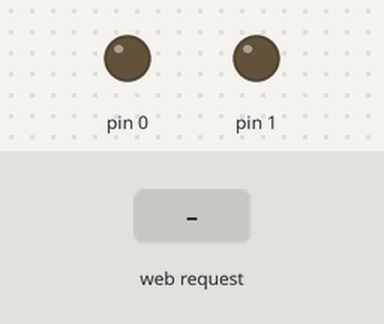
The program below on a simulated Raspberry Pi (wiringPi pin numbers). Parts: output pins drawn as LEDs (lit = HIGH). The inputs (shaded band) are chosen by the test bench. Pin numbers are wiringPi numbers; the clock reads 2024-03-15 10:24:30 at power-on unless the program sets it; what the program prints to the terminal is not drawn.

Above: at 1.2 s.
1.3 s: HTTP request for /clean received
At 2.4 s:
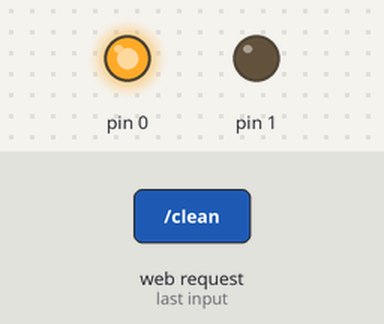
Timing chart, 0 to 7.8 s (numbered marks = the images above; inputs shaded):
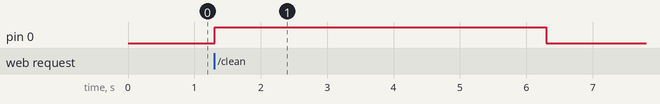

Measured:
- after the input at 1.3 s, pin 0: LOW → HIGH at once, → LOW 5.0 s later

The program:

app.py
```python
__author__ = 'haroldhannon'

from flask import Flask
import time
import wiringpi2


app = Flask(__name__)

wiringpi2.wiringPiSetup()
wiringpi2.pinMode(0,1)
wiringpi2.pinMode(1,1)

@app.route('/')
def hello_world():
    return 'Hey you found the thing'

@app.route('/clean')
def clean():
    # set roomba to clean mode
    wiringpi2.digitalWrite(0,1)
    time.sleep(5)
    wiringpi2.digitalWrite(0,0)
    return 'Cleaning'

@app.route('/dock')
def dock():
    # set roomba to dock mode
    wiringpi2.digitalWrite(1,1)
    time.sleep(5)
    wiringpi2.digitalWrite(1,0)
    return 'Docking'

if __name__ == '__main__':
    app.run(host='0.0.0.0')
```
